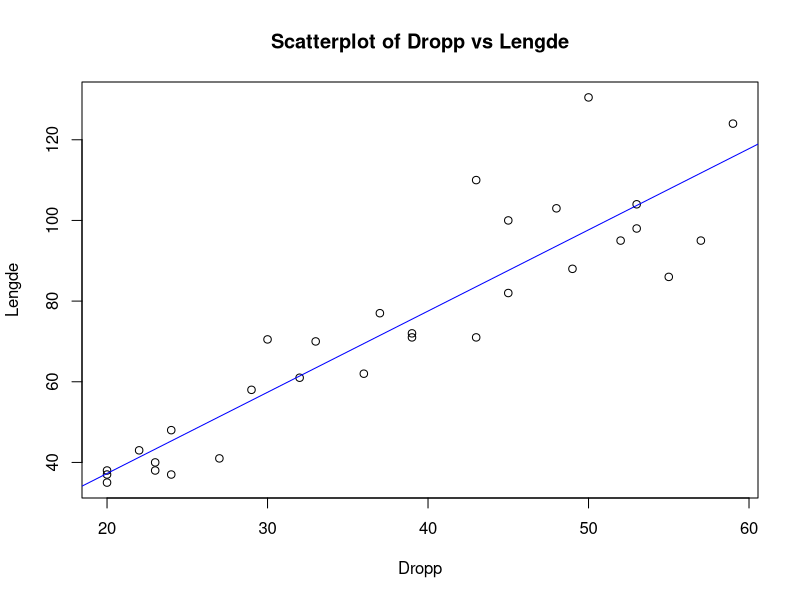

Source code (R):
# Assuming you have already installed and loaded ggplot2 and read the data
# Install necessary packages if not already installed
if (!require(ggplot2)) install.packages("ggplot2")

# Read CSV data
df <- read.csv("./terningDroppXY.csv")

# 2a
# Linear Regression on the first 5 measurements
lm_first5 <- lm(Lengde ~ Dropp, data=df[1:5, ])
summary(lm_first5)

#2c
# Linear Regression on the entire dataset
lm_full <- lm(Lengde ~ Dropp, data=df)

#2d
# Plotting the (x, y) data points for the entire dataset
plot(df$Dropp, df$Lengde, main="Scatterplot of Dropp vs Lengde", xlab="Dropp", ylab="Lengde")

#2e
# Adding regression line to the plot
abline(lm_full, col="blue")

#2g
# Sum of Squared Residuals for the first 5 measurements
ssr_first5 <- sum(residuals(lm_first5)^2)
cat("Sum of Squared Residuals (First 5 Measurements):", ssr_first5, "\n")

# Sum of Squared Residuals for the entire dataset
ssr_full <- sum(residuals(lm_full)^2)
cat("Sum of Squared Residuals (Entire Dataset):", ssr_full, "\n")

#2h
# Standard Error for the first 5 measurements
se_first5 <- sqrt(ssr_first5 / lm_first5$df.residual)
cat("Standard Error (First 5 Measurements):", se_first5, "\n")

# Standard Error for the entire dataset
se_full <- sqrt(ssr_full / lm_full$df.residual)
cat("Standard Error (Entire Dataset):", se_full, "\n")

#2i